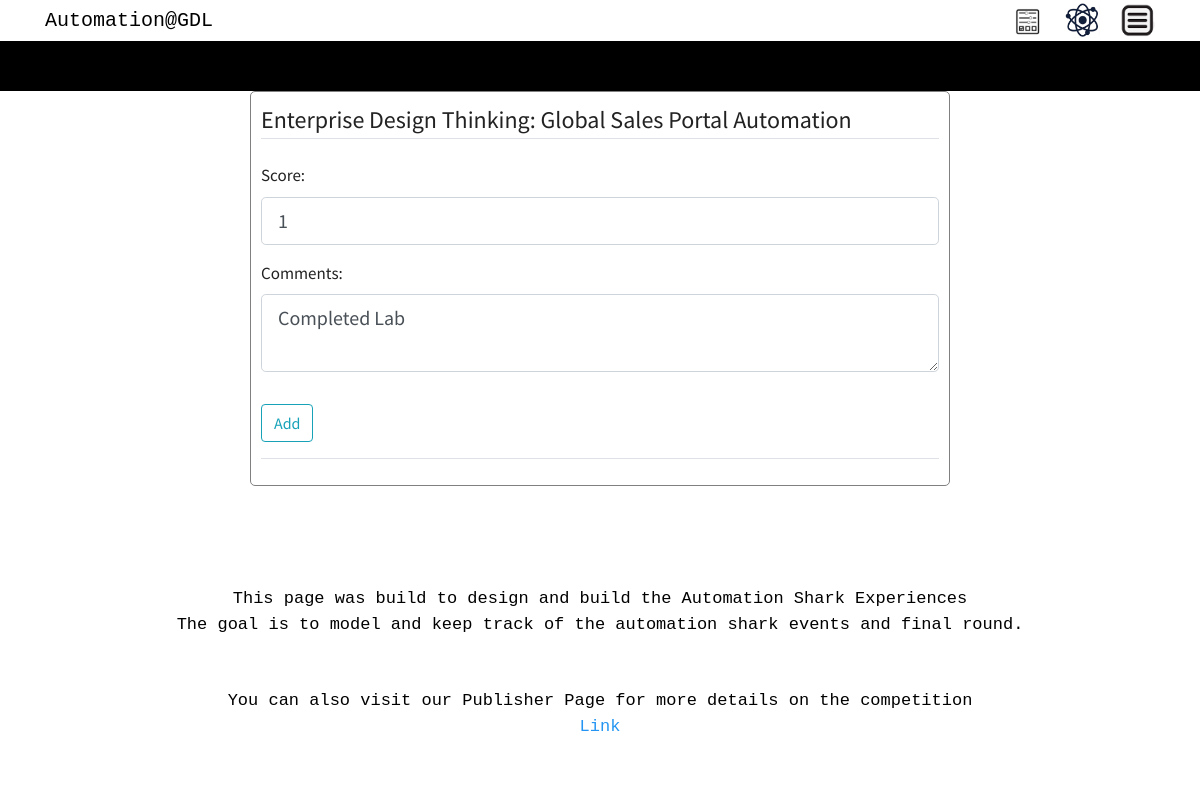
Screenshot of /module/1/grade_opensource (signed in) with the database file from the repository.
### auto_shark/models.py (models this page shows, shortened)
class Project(db.Model, UserMixin):
    __table_args__ = {'extend_existing': True}
    id = db.Column(db.Integer, primary_key=True)
    project_name = db.Column(db.String(50), unique=True, nullable=False)
    description = db.Column(db.String(250), nullable=False)
    fte_saving = db.Column(db.Integer)
    business_impact = db.Column(db.String(250), nullable=False)
    status = db.Column(db.String, default='candidate')
    members = db.Column(db.String(500))
    image_file = db.Column(db.String(20), nullable=False, default='default.jpg')
    module = db.relationship('Module', backref='result', lazy=True)
    userid = db.Column(db.Integer, db.ForeignKey('user.id'))
    users = db.relationship(User)
    final_id = db.Column(db.Integer, db.ForeignKey('final.final_evaluation_id'), nullable=True)
    final = relationship("Final", back_populates='project_calification')
    program_id = db.Column(db.Integer, db.ForeignKey('program.id'), nullable=True)
    def __repr__(self):
        return f"{self.project_name}"

class Module(db.Model):
    __table_args__ = {'extend_existing': True}
    id = db.Column(db.Integer, primary_key=True)
    automation_frameworks_score = db.Column(db.Integer, default=0)
    automation_frameworks_comments = db.Column(db.String(250))
    kpis_score = db.Column(db.Integer, default=0)
    kpis_comments = db.Column(db.String(250))
    edt_score = db.Column(db.Integer, default=0)
    edt_comments = db.Column(db.String(250))
    opensource_score = db.Column(db.Integer, default=0)
    opensource_comments = db.Column(db.String(250))
    intelectual_capital_comments = db.Column(db.String(250))
    presentation_skills_comments = db.Column(db.String(250))
    status = db.Column(db.String, default='pending')
    userid = db.Column(db.Integer, db.ForeignKey('user.id'))
    users = db.relationship(User)
    projectid = db.Column(db.Integer, db.ForeignKey('project.id'))
    projects = db.relationship(Project)

### auto_shark/views/modules/routes_modules.py (the view)
@modules.route("/module/<int:id>/grade_opensource", methods=['GET', 'POST'])
@login_required
def grade_opensource(id):
    module = Module.query.get_or_404(id)
    form = OpenSourceForm()
    if form.validate_on_submit():
        module.opensource_score = form.opensource_score.data
        module.opensource_comments = form.opensource_comments.data
        db.session.commit()
        flash('The Key Performances Indicators Module for the project selected was updated!', 'success')
        return redirect(url_for('modules.module_overview', projectid=id))
    elif request.method == 'GET':
            form.opensource_score.data = module.opensource_score
            form.opensource_comments.data = module.opensource_comments
    return render_template('module/opensource_grade.html', form=form,
                           module=module)

### auto_shark/views/modules/forms.py
class OpenSourceForm(FlaskForm):
    opensource_score = StringField('Score:', validators=[DataRequired()])
    opensource_comments = TextAreaField('Comments:', validators=[DataRequired()])
    submit = SubmitField('Add')

### auto_shark/models.py (called while the page is built)
@login_manager.user_loader
def load_user(user_id):
    return User.query.get(int(user_id))

### auto_shark/templates/module/opensource_grade.html (shortened to what this page needs)
{% extends "main/layout.html" %}
{% block additional_css %}
<link rel="stylesheet" type="text/css" href="{{ url_for('static', filename='uxdesigns.css') }}"/>
{% endblock %}
{% block main_content %}
    {% if current_user.role == "admin" %}
    <div class="content-section">
        <form method="POST" action="">
            <fieldset class="form-group">
                <legend class="border-bottom mb-4">Enterprise Design Thinking: {{ module.result }}</legend>
                <div class="form-group">
                    {{ form.opensource_score.label(class="form-control-label") }}
                    {% if form.opensource_score.errors %}
                        {{ form.opensource_score(class="form-control form-control-lg is-invalid") }}
                        <div class="invalid-feedback">
                            {% for error in form.opensource_score.errors %}
                                <span>{{ error }}</span>
                            {% endfor %}
                        </div>
                    {% else %}
                        {{ form.opensource_score(class="form-control form-control-lg") }}
                    {% endif %}
                </div>
                <div class="form-group">
                    {{ form.opensource_comments.label(class="form-control-label") }}
                    {% if form.opensource_comments.errors %}
                        {{ form.opensource_comments(class="form-control form-control-lg is-invalid") }}
                        <div class="invalid-feedback">
                            {% for error in form.opensource_comments.errors %}
                                <span>{{ error }}</span>
                            {% endfor %}
                        </div>
                    {% else %}
                        {{ form.opensource_comments(class="form-control form-control-lg") }}
                    {% endif %}
                </div>
            </fieldset>
            <div class="form-group">
                {{ form.submit(class="btn btn-outline-info") }}
            </div>
        </form>
     <div class="border-top pt-3">
    </div>
    </div>
     {% endif %}
{% endblock main_content %}

### auto_shark/static/uxdesigns.css (style rules this page uses)
.content-section { margin-top: 50px; margin-left: auto; margin-right: auto; max-width: 700px; background-color: white; border: 1px solid gray; border-radius: 5px; padding: 10px; }

### rows the page displays
Project: result "Global Sales Portal Automation"
Module: opensource_score "1", opensource_comments "Completed Lab"
